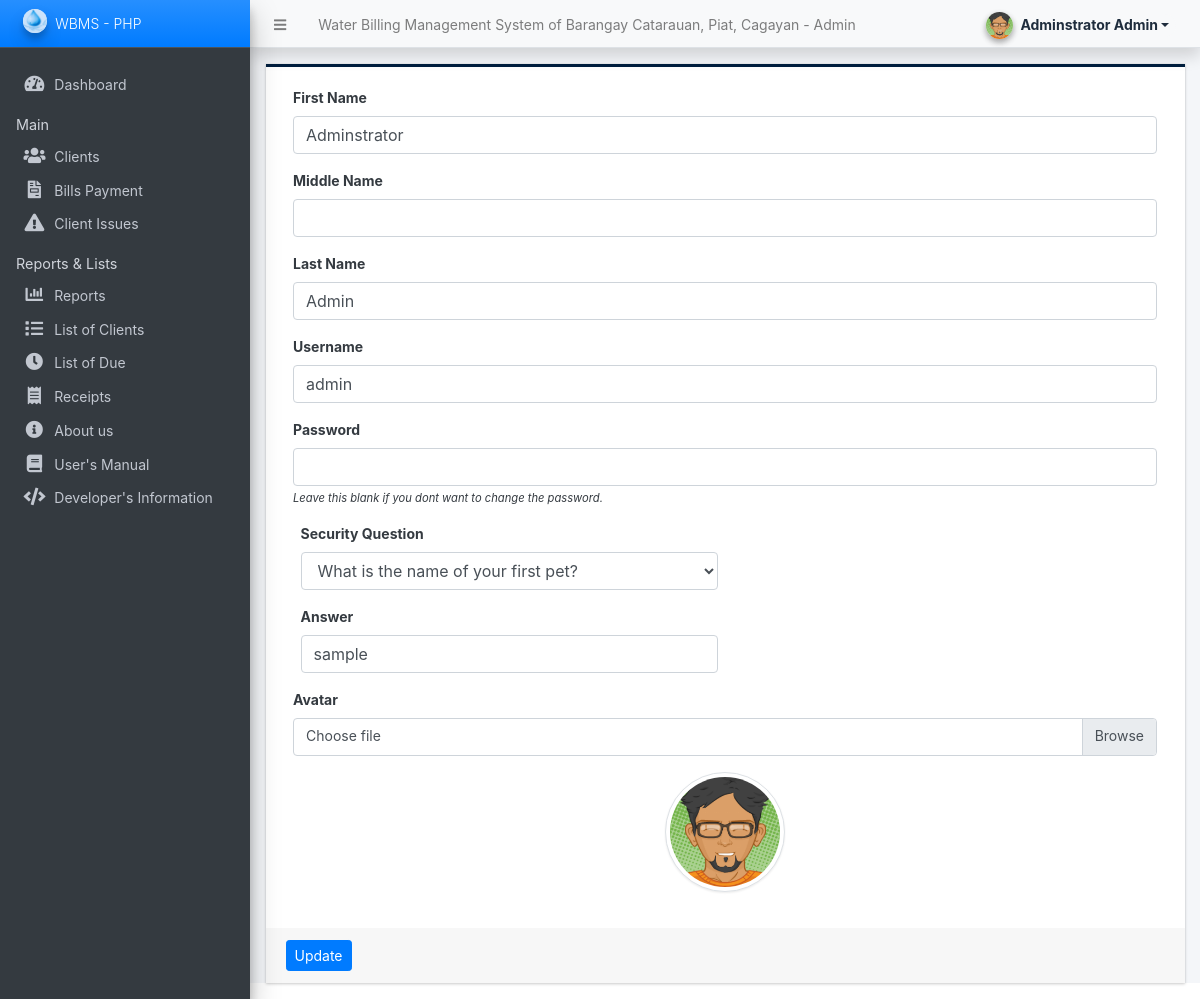
The app's page /admin/?page=user (signed in) with its own data.
### tables this page shows
CREATE TABLE `users` (
  `id` int(50) NOT NULL,
  `firstname` varchar(250) NOT NULL,
  `middlename` text DEFAULT NULL,
  `lastname` varchar(250) NOT NULL,
  `username` text NOT NULL,
  `password` text NOT NULL,
  `avatar` text DEFAULT NULL,
  `last_login` datetime DEFAULT NULL,
  `type` tinyint(1) NOT NULL DEFAULT 0,
  `date_added` datetime NOT NULL DEFAULT current_timestamp(),
  `date_updated` datetime DEFAULT current_timestamp() ON UPDATE current_timestamp(),
  `security_question` varchar(255) DEFAULT NULL,
  `security_answer` varchar(255) DEFAULT NULL
);

### classes/DBConnection.php (called while the page is built, shortened)
<?php
class DBConnection{
    private $host = DB_SERVER;
    private $username = DB_USERNAME;
    private $password = DB_PASSWORD;
    private $database = DB_NAME;
    public $conn;
    public function __construct(){
        if (!isset($this->conn)) {
            $this->conn = new mysqli($this->host, $this->username, $this->password, $this->database);
        }
    }
}
?>

### classes/SystemSettings.php (called while the page is built, shortened)
<?php
class SystemSettings extends DBConnection{
	function userdata($field = ''){
		if(!empty($field)){
			if(isset($_SESSION['userdata'][$field]))
				return $_SESSION['userdata'][$field];
			else
				return null;
		}else{
			return false;
		}
	}
}
$_settings = new SystemSettings();
?>

### config.php (called while the page is built, shortened)
<?php
require_once('classes/DBConnection.php');
require_once('classes/SystemSettings.php');
function validate_image($file){
	if(!empty($file)){
        $ex = explode("?",$file);
        $file = $ex[0];
        $ts = isset($ex[1]) ? "?".$ex[1] : '';
		if(is_file(base_app.$file)){
			return base_url.$file.$ts;
		}else{
			return base_url.'dist/img/no-image-available.png';
		}
	}else{
		return base_url.'dist/img/no-image-available.png';
	}
}
?>

### admin/user/index.php (the view, shortened to what this page needs)
<?php
$user = $conn->query("SELECT * FROM users where id ='".$_settings->userdata('id')."'");
foreach($user->fetch_array() as $k =>$v){
	$meta[$k] = $v;
}
?>
<div class="card card-outline rounded-0 card-navy">
	<div class="card-body">
		<div class="container-fluid">
			<form action="" id="manage-user">
				<div class="form-group">
					<label for="name">First Name</label>
					<input type="text" name="firstname" id="firstname" class="form-control" value="<?php echo isset($meta['firstname']) ? $meta['firstname']: '' ?>" required>
				</div>
				<div class="form-group">
					<label for="name">Middle Name</label>
					<input type="text" name="middlename" id="middlename" class="form-control" value="<?php echo isset($meta['middlename']) ? $meta['middlename']: '' ?>">
				</div>
				<div class="form-group">
					<label for="name">Last Name</label>
					<input type="text" name="lastname" id="lastname" class="form-control" value="<?php echo isset($meta['lastname']) ? $meta['lastname']: '' ?>" required>
				</div>
				<div class="form-group">
					<label for="username">Username</label>
					<input type="text" name="username" id="username" class="form-control" value="<?php echo isset($meta['username']) ? $meta['username']: '' ?>" required  autocomplete="off">
				</div>
				<div class="form-group">
					<label for="password">Password</label>
					<input type="password" name="password" id="password" class="form-control" value="" autocomplete="off">
					<small><i>Leave this blank if you dont want to change the password.</i></small>
				</div>
				<div class="form-group col-6">
    <label for="security_question">Security Question</label>
    <select name="security_question" id="security_question" class="form-control" required>
        <option value="pet" <?php echo isset($meta['security_question']) && $meta['security_question'] == 'pet' ? 'selected' : '' ?>>What is the name of your first pet?</option>
    </select>
</div>
<div class="form-group col-6">
    <label for="security_answer">Answer</label>
    <input type="text" name="security_answer" id="security_answer" class="form-control" value="<?php echo isset($meta['security_answer']) ? $meta['security_answer'] : '' ?>" required>
</div>
				<div class="form-group">
					<label for="" class="control-label">Avatar</label>
					<div class="custom-file">
		              <label class="custom-file-label" for="customFile">Choose file</label>
		            </div>
				</div>
				<div class="form-group d-flex justify-content-center">
					<img src="<?php echo validate_image(isset($meta['avatar']) ? $meta['avatar'] :'') ?>" alt="" id="cimg" class="img-fluid img-thumbnail">
				</div>
			</form>
		</div>
	</div>
	<div class="card-footer">
			<div class="col-md-12">
				<div class="row">
					<button class="btn btn-sm btn-primary" form="manage-user">Update</button>
				</div>
			</div>
		</div>
</div>

### admin/user/index.php (style rules this page uses)
img#cimg { height: 15vh; width: 15vh; object-fit: cover; border-radius: 100% 100%; }

### records on screen
users: firstname "Adminstrator", lastname "Admin", username "admin", security_question "What is the name of your first pet?", security_answer "sample", avatar (picture)

### other values on screen
$_settings->info('name') "Water Billing Management System of Barangay Catarauan, Piat, Cagayan"
$_settings->userdata('firstname').' '.$_settings->userdata('lastname') "Adminstrator Admin"
$_settings->info('short_name') "WBMS - PHP"
